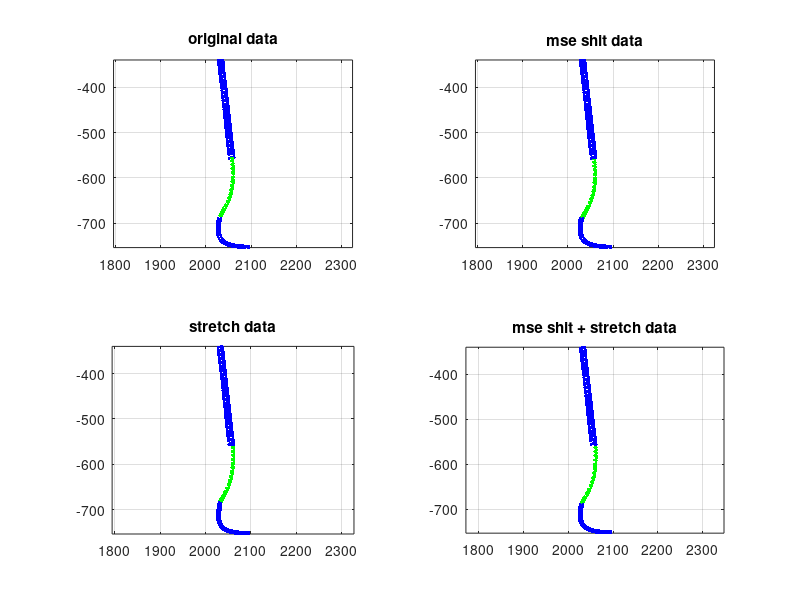

Reproduce this figure in MATLAB.
data1 = load('fgroup_18.txt');
data2 = load('fgroup_19.txt');
data3 = load('fgroup_20.txt');

p1 = data1(:, 3);
p2 = data2(:, 3);
p3 = data3(:, 3);

figure(101)
clf(101)
subplot(2, 2, 1)
plot(data1(p1 >= 0.5, 1), data1(p1 >= 0.5, 2), 'b.'); hold on; axis equal
plot(data2(p2 >= 0.5, 1), data2(p2 >= 0.5, 2), 'g.');
plot(data3(p3 >= 0.5, 1), data3(p3 >= 0.5, 2), 'b.');
title('original data'); grid on;
hold off;

st1 = [data1(1, 1:2);    data1(2180, 1:2); data1(4360, 1:2); data1(6540, 1:2)];
ed1 = [data1(2179, 1:2); data1(4359, 1:2); data1(6539, 1:2); data1(end, 1:2)];

st2 = [data2(1, 1:2);    data2(1322, 1:2)];
ed2 = [data2(1321, 1:2); data2(end, 1:2)];

st3 = [data3(1, 1:2);   data3(874, 1:2);];
ed3 = [data3(873, 1:2); data3(end, 1:2)];

count = 2;

xy = round(max(abs([st3(1:count, :) - ed2; ed1(1:count, :) - st2])));
dx = xy(1);
dy = xy(2);
dmax = 6 * (dx^2 + dy^2);
d1 = ed2;
d2 = st2;
oddx = [];
oddy = [];

for ddx = -dx:0.1:dx
    for ddy = -dy:0.1:dy
        d1(:, 1) = ed2(:, 1) + ddx;
        d1(:, 2) = ed2(:, 2) + ddy;
        d2(:, 1) = st2(:, 1) + ddx;
        d2(:, 2) = st2(:, 2) + ddy;
        d3 = st3(1:count, :) - d1;
        d4 = ed1(1:count, :) - d2;
        d = sum(sum(d3 .* d3)) + sum(sum(d4 .* d4));
        if d < dmax
            dmax = d;
            
            oddx = ddx;
            oddy = ddy;
        end
    end
end
out = [sqrt(dmax), oddx, oddy]

ndata1 = data2;
ndata1(:, 1) = data2(:, 1) + oddx;
ndata1(:, 2) = data2(:, 2) + oddy;
ndata1(:, 3) = data2(:, 3);

figure(101)
subplot(2, 2, 2)
plot(ndata1(p2 >= 0.5, 1), ndata1(p2 >= 0.5, 2), 'g.'); hold on; axis equal
plot(data1(p1 >= 0.5, 1), data1(p1 >= 0.5, 2), 'b.');
plot(data3(p3 >= 0.5, 1), data3(p3 >= 0.5, 2), 'b.');
title('mse shit data'); grid on
hold off;


% st
cnt1 = [1321; 1299];
cnt = [0; 1321; 2620];
mdata1 = data2;

i = 1;
fd = ed1(1:count, :) - st2;
dx = fd(i, 1);
dy = fd(i, 2);

pnts = floor(cnt1(i) / 2);
ddx = linspace(dx, 0, pnts)';
ddy = linspace(dy, 0, pnts)';
mdata1((1:pnts) + cnt(i), 1) = mdata1((1:pnts) + cnt(i), 1) + ddx;
mdata1((1:pnts) + cnt(i), 2) = mdata1((1:pnts) + cnt(i), 2) + ddy;

i = 2;
fd = ed1(1:count, :) - st2;
dx = fd(i, 1);
dy = fd(i, 2);

pnts = floor(cnt1(i) / 2);
ddx = linspace(dx, 0, pnts)';
ddy = linspace(dy, 0, pnts)';
mdata1((1:pnts) + cnt(i), 1) = mdata1((1:pnts) + cnt(i), 1) + ddx;
mdata1((1:pnts) + cnt(i), 2) = mdata1((1:pnts) + cnt(i), 2) + ddy;

% ed
cnt1 = [873; 940];
cnt = [0; 873; 1813];

mdata3 = data3;
i = 1;
bd = ed2 - st3(1:count, :);
dx = bd(i, 1);
dy = bd(i, 2);

pnts = floor(cnt1(i) / 2);
ddx = linspace(dx, 0, pnts)';
ddy = linspace(dy, 0, pnts)';
index = (1:pnts) + cnt(i);
mdata3(index, 1) = mdata3(index, 1) + ddx;
mdata3(index, 2) = mdata3(index, 2) + ddy;

i = 2;
bd = ed2 - st3(1:count, :);
dx = bd(i, 1);
dy = bd(i, 2);

pnts = floor(cnt1(i) / 2);
ddx = linspace(dx, 0, pnts)';
ddy = linspace(dy, 0, pnts)';
index = (1:pnts) + cnt(i);
mdata3(index, 1) = mdata3(index, 1) + ddx;
mdata3(index, 2) = mdata3(index, 2) + ddy;


figure(101)
subplot(2, 2, 3)
plot(mdata1(p2 >= 0.5, 1), mdata1(p2 >= 0.5, 2), 'g.'); hold on; axis equal
plot(data1(p1 >= 0.5, 1), data1(p1 >= 0.5, 2), 'b.');
plot(mdata3(p3 >= 0.5, 1), mdata3(p3 >= 0.5, 2), 'b.');
title('stretch data'); grid on
hold off;




st2 = [ndata1(1, 1:2);    ndata1(1322, 1:2)];
ed2 = [ndata1(1321, 1:2); ndata1(end, 1:2)];

fd = ed1(1:count, :) - st2;
bd = st3(1:count, :) - ed2;
cnt1 = [1321; 1299];
cnt = [0; 1321; 2620];
mdata1 = ndata1;
for i = 1:count
    dx = fd(i, 1);
    dy = fd(i, 2);
    
    pnts = floor(cnt1(i) / 2);
    ddx = linspace(dx, 0, pnts)';
    ddy = linspace(dy, 0, pnts)';
    mdata1((1:pnts) + cnt(i), 1) = mdata1((1:pnts) + cnt(i), 1) + ddx;
    mdata1((1:pnts) + cnt(i), 2) = mdata1((1:pnts) + cnt(i), 2) + ddy;
    
    dx = bd(i, 1);
    dy = bd(i, 2);
    
    pnts = floor(cnt1(i) / 2);
    ddx = linspace(0, dx, pnts)';
    ddy = linspace(0, dy, pnts)';
    index = (cnt(i+1) - pnts + 1):cnt(i+1); 
    mdata1(index, 1) = mdata1(index, 1) + ddx;
    mdata1(index, 2) = mdata1(index, 2) + ddy;
end

figure(101)
subplot(2, 2, 4)
plot(mdata1(p2 >= 0.5, 1), mdata1(p2 >= 0.5, 2), 'g.'); hold on; axis equal
plot(data1(p1 >= 0.5, 1), data1(p1 >= 0.5, 2), 'b.');
plot(data3(p3 >= 0.5, 1), data3(p3 >= 0.5, 2), 'b.');
title('mse shit + stretch data'); grid on
hold off;